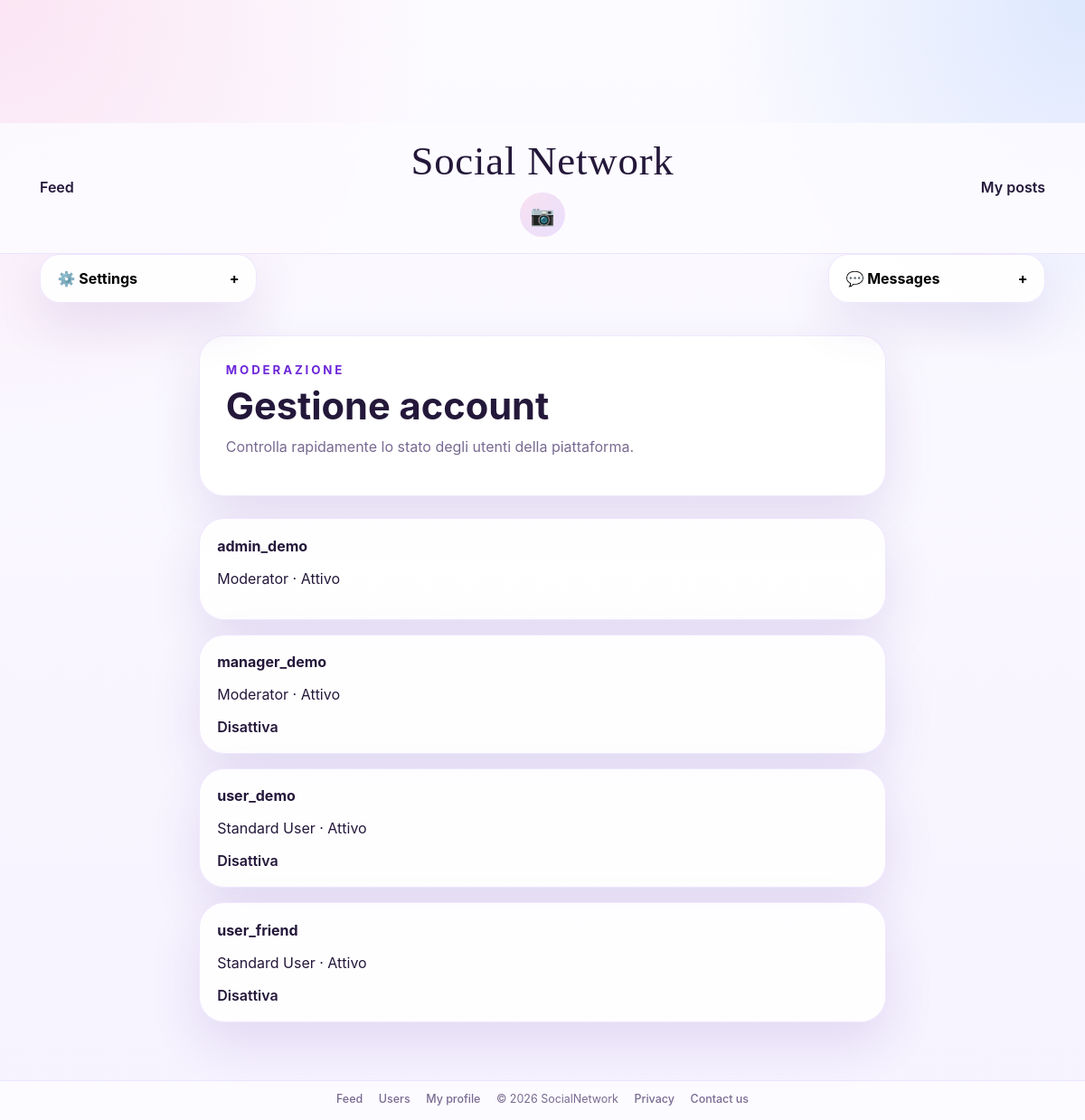
Page /accounts/moderation/users/ (signed in) on the committed database.
### accounts/models.py (models this page shows, shortened)
class User(AbstractUser):
    class Roles(models.TextChoices):
        STANDARD = 'standard', 'Standard User'
        MODERATOR = 'moderator', 'Moderator'
    role = models.CharField(max_length=20, choices=Roles.choices, default=Roles.STANDARD)
    bio = models.TextField(blank=True)
    profile_image = models.ImageField(upload_to='profiles/', blank=True, null=True)
    def is_moderator(self):
        return self.role == self.Roles.MODERATOR

### accounts/views.py (the view)
# urls.py: path('moderation/users/', ModeratorUserListView.as_view(), name='moderation-users'),
class ModeratorUserListView(ModeratorRequiredMixin, ListView):
    model = User
    template_name = 'accounts/moderation_users.html'
    context_object_name = 'users'
    def get_queryset(self):
        return User.objects.order_by('username')

### accounts/mixins.py (called while the page is built)
    def test_func(self):
        return self.request.user.is_authenticated and self.request.user.is_moderator()

### templates/accounts/moderation_users.html (shortened to what this page needs)
{% extends 'base.html' %}
{% block content %}
<section class="page-intro">
    <div>
        <p class="eyebrow">Moderazione</p>
        <h1>Gestione account</h1>
        <p class="section-copy">Controlla rapidamente lo stato degli utenti della piattaforma.</p>
    </div>
</section>
<div class="stack-grid">
    {% for account in users %}
        <article class="info-card">
            <p><strong>{{ account.username }}</strong></p>
            <p>{{ account.get_role_display }} · {% if account.is_active %}Attivo{% else %}Disattivato{% endif %}</p>
            {% if account.pk != user.pk %}
                <form method="post" action="{% url 'accounts:toggle-user-status' account.pk %}">
                    <button class="text-button text-button--danger" type="submit">
                        {% if account.is_active %}Disattiva{% else %}Riattiva{% endif %}
                    </button>
                </form>
            {% endif %}
        </article>
    {% endfor %}
</div>
{% endblock %}

### static/css/app.css (style rules this page uses)
:root { --bg: #f6f2ff; --surface: rgba(255, 255, 255, 0.9); --surface-strong: #ffffff; --text: #24183a; --muted: #786a91; --accent: #8b5cf6; --accent-strong: #6d28d9; --accent-soft: rgba(139, 92, 246, 0.12); --danger: #dc2626; --success: #15803d; --shadow: 0 22px 55px rgba(76, 29, 149, 0.12); --border: rgba(139, 92, 246, 0.14); --bg-top-left: rgba(244, 114, 182, 0.16); --bg-top-right: rgba(59, 130, 246, 0.16); --bg-gradient-start: #fcfbff; --header-bg: rgba(252, 251, 255, 0.88); --header-border: rgba(139, 92, 246, 0.14); --footer-bg: rgba(255, 255, 255, 0.72); --field-border: rgba(139, 92, 246, 0.2); --input-bg: rgba(255, 255, 255, 0.95); }
* { box-sizing: border-box; }
html { scroll-behavior: smooth; }
body { margin: 0; min-height: 100vh; color: var(--text); background: radial-gradient(circle at top left, var(--bg-top-left), transparent 28%), radial-gradient(circle at top right, var(--bg-top-right), transparent 24%), linear-gradient(180deg, var(--bg-gradient-start) 0%, var(--bg) 100%); font-family: Inter, system-ui, -apple-system, BlinkMacSystemFont, 'Segoe UI', sans-serif; }
button, input, textarea { font: inherit; }
.body--app { padding-top: 9rem; }
.nav-text-link, .text-button, .site-footer a { background: transparent; border: none; padding: 0; color: var(--text); text-decoration: none; font-weight: 600; transition: color 0.2s ease, text-decoration-color 0.2s ease; text-underline-offset: 0.3rem; cursor: pointer; }
.page-intro, .hero-card, .auth-card, .profile-hero, .editor-card, .chat-card, .info-card, .post-card, .person-card, .empty-state { background: var(--surface); border: 1px solid var(--border); border-radius: 28px; box-shadow: var(--shadow); }
.page-intro, .hero-card, .auth-card, .profile-hero, .editor-card, .chat-card, .empty-state { padding: 1.8rem; }
.eyebrow { margin: 0 0 0.45rem; color: var(--accent-strong); font-size: 0.83rem; letter-spacing: 0.18rem; text-transform: uppercase; font-weight: 700; }
h1, h2, h3, p { margin-top: 0; }
h1 { margin-bottom: 0.6rem; font-size: clamp(1.85rem, 4vw, 2.6rem); }
.section-copy, .helper-text, .post-card__meta, .chat-bubble__time, .post-card__likes { color: var(--muted); }
.stack-section, .feed-stack, .stack-grid, .people-grid { margin-top: 1.5rem; }
.stack-grid, .feed-stack { display: grid; gap: 1rem; }
.info-card, .person-card, .post-card { padding: 1.2rem; }
@media (max-width: 1200px) { .body--app { padding-top: 8.5rem; } }

### rows in the picture
User: username "admin_demo", role "Moderator", is_active "Attivo"
User: username "manager_demo", role "Moderator", is_active "Attivo"
User: username "user_demo", role "Standard User", is_active "Attivo"
User: username "user_friend", role "Standard User", is_active "Attivo"
